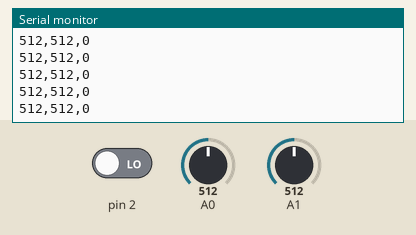
This sketch was run on a simulated Arduino Uno, built with avr-gcc and run on an emulated ATmega328P. Parts: the last lines printed to the serial monitor. The inputs (shaded band) are chosen by the test bench; at power-on: A0 = 512, A1 = 512, pin 2 LOW.

Above: at 1.2 s.
1.3 s: A0 set to 716
At 1.56 s:
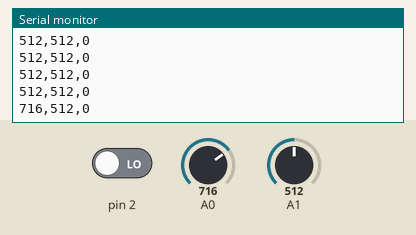
2.8 s: A1 set to 716
At 2.96 s:
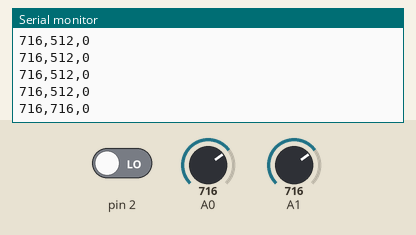
4.3 s: pin 2 driven HIGH
At 4.57 s:
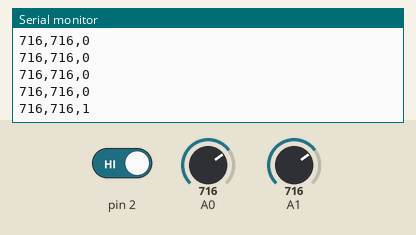
5.8 s: A0 set to 900
At 5.97 s:
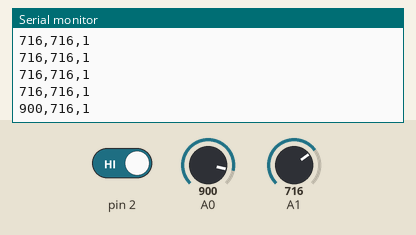
7.3 s: A1 set to 900
At 7.38 s:
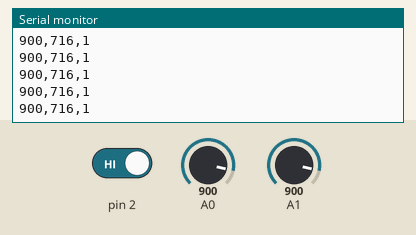
8.8 s: pin 2 driven LOW
At 8.98 s:
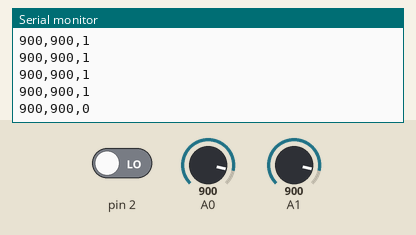
Timing chart, 0 to 11.3 s (numbered marks = the images above; inputs shaded):
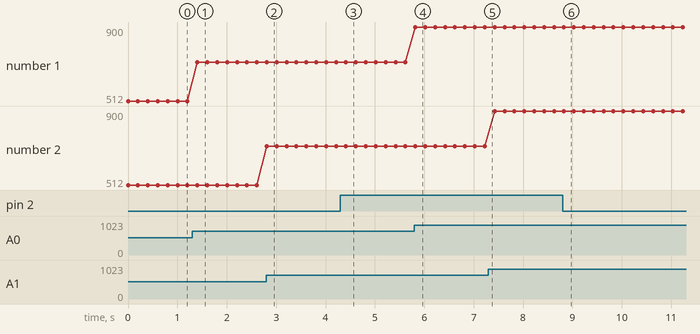

The sketch:

_0203_IA01_1.ino
```cpp
int sensors[3];
//int inByte;


void setup() {
  // initialize the serial communication:
  Serial.begin(9600);
  sensors[0] = 0;
  sensors[1] = 0;
  sensors[2] = 0;
//  inByte = 0;
  //establishContact();
}

void loop() {

  sensors[0] = analogRead(A0);
  sensors[1] = analogRead(A1);
  sensors[2] = digitalRead(2);

    // コンマ区切りでセンサーの値を送出
  Serial.print(sensors[0]);
  Serial.print(",");
  Serial.print(sensors[1]);
  Serial.print(",");
  Serial.println(sensors[2]);


  // send the value of analog input 0:
//  Serial.println(analogRead(A0));
  // wait a bit for the analog-to-digital converter
  // to stabilize after the last reading:
  delay(200);
}
```

Measured:
- after the input at 1.3 s, the serial monitor: prints a new line after 0.11 s (image 1)
- after the input at 2.8 s, the serial monitor: prints a new line at once (image 2)
- after the input at 4.3 s, the serial monitor: prints a new line after 0.11 s (image 3)
- after the input at 5.8 s, the serial monitor: prints a new line at once (image 4)
- after the input at 8.8 s, the serial monitor: prints a new line at once (image 6)
- plotted number 1: 512 → 716 after the input at 1.3 s, 716 → 900 after the input at 5.8 s
